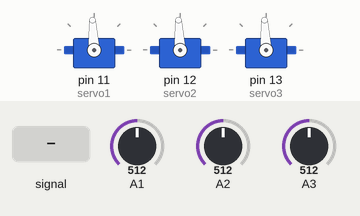
Bench run of a sketch on a simulated Arduino Uno, built with avr-gcc and run on an emulated ATmega328P. Parts: 3 × servo. Wiring (inferred from the names in the program): 3 × servo: signal pin 11 / signal pin 12 / signal pin 13. Inputs (shaded band) come from the test bench; at power-on: A1 = 512, A2 = 512, A3 = 512. Servo pulses on a pin are drawn as a servo (544–2400 µs = 0–180°).

Above: at 1.2 s.
1.3 s: A1 fed a 200 Hz sine of ±81 counts around its level
4.3 s: A1 set to 716
5.8 s: A2 set to 716
At 6.5 s:
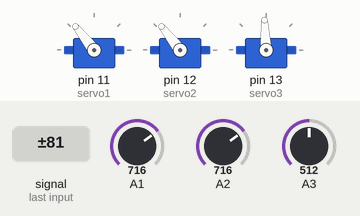
7.3 s: A3 set to 716
At 7.9 s:
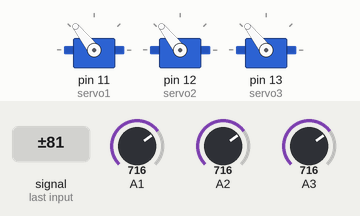
8.8 s: A1 set to 900
At 9.7 s:
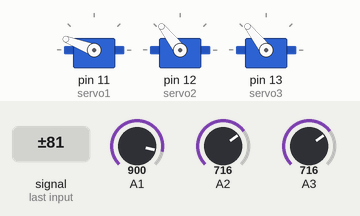
10.3 s: A2 set to 900
At 11.1 s:
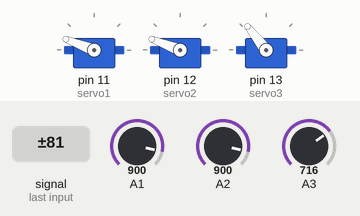
Timing chart, 0 to 12.8 s (numbered marks = the images above; inputs shaded):
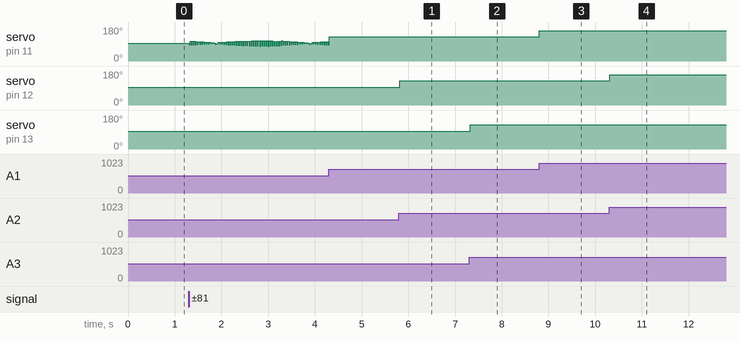

Measured:
- after the input at 5.8 s, servo on pin 12 (servo2): 93° → 128° at once
- after the input at 7.3 s, servo on pin 13 (servo3): 93° → 128° at once
- after the input at 8.8 s, servo on pin 11 (servo1): 128° → 159° at once
- after the input at 10.3 s, servo on pin 12 (servo2): 128° → 159° at once

The sketch:

ServosSemBiblioteca.ino
```cpp
/* ==========================================================================================

            Este código é copiado do professor e tem a função de de controlar 3 servos sem o uso da biblioteca deste motor.


  Curso de Arduino WR Kits

  Controle de Vários Servos sem Biblioteca


  Autor: Eng. Wagner Rambo
  Data:  Julho de 2019

  https://wrkits.com.br/

  Curso WR Kits Arduino para Iniciantes com certificado:
  https://go.hotmart.com/W13291812W

========================================================================================== */


// =============================================================================================================
// --- Mapeamento de Hardware ---
#define      servo1     11                                //servo1
#define      servo2     12                                //servo2
#define      servo3     13                                //servo3


// =============================================================================================================
// --- Variáveis Globais ---
int            psv1     = 1500,
               psv2     = 1500,
               psv3     = 1500,
               cT2      = 0x00;                                //contador auxiliar para o Timer2


//=============================================================================================
// --- Interrupção ---
ISR(TIMER2_OVF_vect)                            //trata Overflow do Timer,
{

   //base de tempo de aprox. 1ms
   cT2       +=  1;                             //incrementa cT2


   if(cT2 == 20)                              //cT2 igual a 20?
   {                                            //sim
      //base de tempo de aprox. 20ms
      cT2 = 0;                                  //reinicia cT2


      digitalWrite(servo1, HIGH);
      delayMicroseconds(psv1);
      digitalWrite(servo1,  LOW);

      digitalWrite(servo2, HIGH);
      delayMicroseconds(psv2);
      digitalWrite(servo2,  LOW);

      digitalWrite(servo3, HIGH);
      delayMicroseconds(psv3);
      digitalWrite(servo3,  LOW);


   } //end if cT2


} //end Timer2 OVF


// =============================================================================================================
// --- Configurações iniciais ---
void setup()
{

   // T2_ovf = 256 x PS x CM
   // T2_ovf = 256 x 64 x 62.5E-9
   // T2_ovf = 1.024ms
   TCCR2A = 0xA3;                                        //pwm não invertido, fast pwm
   TCCR2B = 0x04;                                        //pre scaler 1:64
   TIMSK2 = 0x01;                                        //liga interrupção do Timer2
   sei();                                                //habilita interrupção global


   pinMode(servo1,   OUTPUT);                            //saída para o servo1
   pinMode(servo2,   OUTPUT);                            //saída para o servo2
   pinMode(servo3,   OUTPUT);                            //saída para o servo3

   digitalWrite(servo1,    LOW);                         //inicializa servo1 em LOW
   digitalWrite(servo2,    LOW);                         //inicializa servo2 em LOW
   digitalWrite(servo3,    LOW);                         //inicializa servo3 em LOW


} //end setup


// =============================================================================================================
// --- Loop Infinito ---
void loop()
{
  psv1 = map(analogRead(A1), 0, 1023, 600, 2400);
  psv2 = map(analogRead(A2), 0, 1023, 600, 2400);
  psv3 = map(analogRead(A3), 0, 1023, 600, 2400);


} //end loop
```
